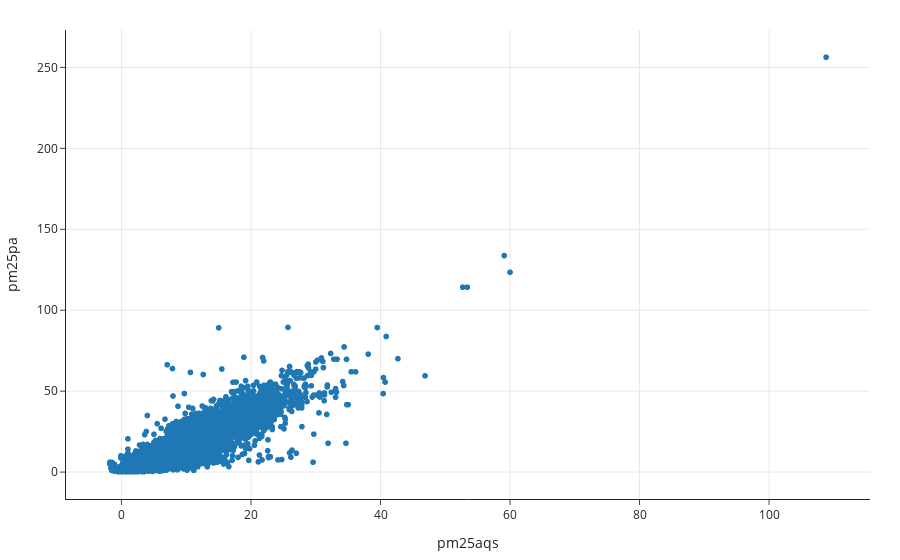

Notebook code cell kept with this figure:
### Code cell
px.scatter(full_df, x='pm25aqs', y='pm25pa')

### Figure 1 — Plotly figure (JSON) as saved in the notebook; plotly's stock layout.template omitted (floating-point values rounded to 4 significant figures; data arrays with more than 128 entries replaced by an {"elided": "..."} marker saying what was removed)
{"data": [{"hovertemplate": "pm25aqs=%{x}<br>pm25pa=%{y}<extra></extra>", "legendgroup": "", "marker": {"color": "#1F77B4", "symbol": "circle"}, "mode": "markers", "name": "", "showlegend": false, "type": "scattergl", "x": {"elided": "12246 float values"}, "xaxis": "x", "y": {"elided": "12246 float values"}, "yaxis": "y"}], "layout": {"legend": {"tracegroupgap": 0}, "xaxis": {"anchor": "y", "domain": [0, 1], "title": {"text": "pm25aqs"}}, "yaxis": {"anchor": "x", "domain": [0, 1], "title": {"text": "pm25pa"}}}}
